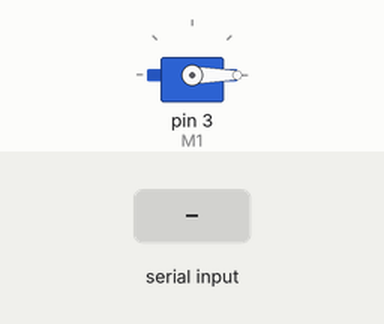
Bench run of a sketch on a simulated Arduino Uno, built with avr-gcc and run on an emulated ATmega328P. Parts: servo. The inputs (shaded band) are chosen by the test bench.

Above: at 1.2 s.
1.3 s: "1" received over the second serial link
At 1.6 s:
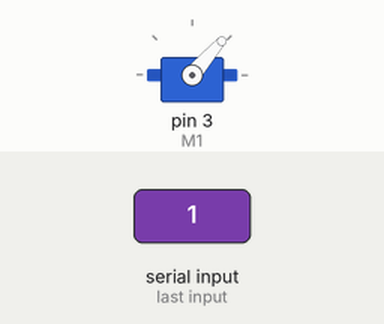
2.8 s: "0" received over the second serial link
At 4.0 s:
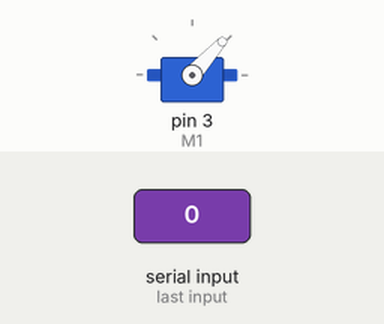
Timing chart, 0 to 5.8 s (numbered marks = the images above; inputs shaded):
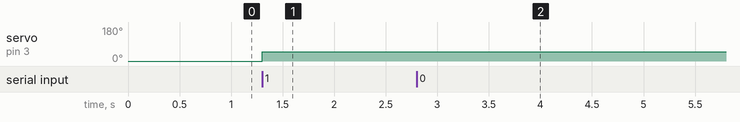

Measured:
- after the input at 1.3 s, servo on pin 3 (M1): 0° → 49° at once
- after the input at 2.8 s, servo on pin 3 (M1): 49° → 48° at once

The sketch:

TEST_BT_MASTER.ino
```cpp
//servos
#include <Servo.h>
Servo M1;
Servo M2;

//BT communication
#include <SoftwareSerial.h>
SoftwareSerial BTSerial(10,11);

//variablkes
int data;

void setup() {
  BTSerial.begin(38400);
  M1.attach(3);
  //M2.attach(3);

}

void loop() {
  if(BTSerial.available() > 0){
    data = BTSerial.read();
  }
  M1.write(data);

  //M2.write(data);
}
```
